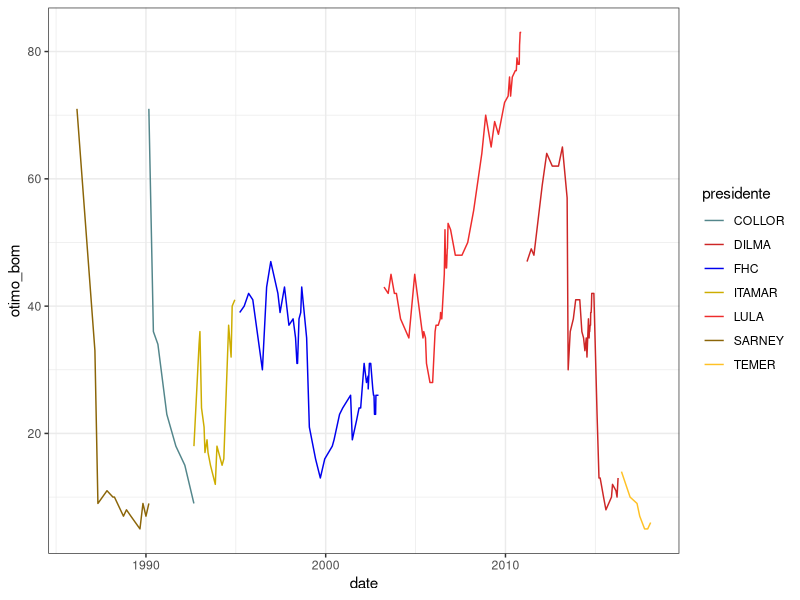
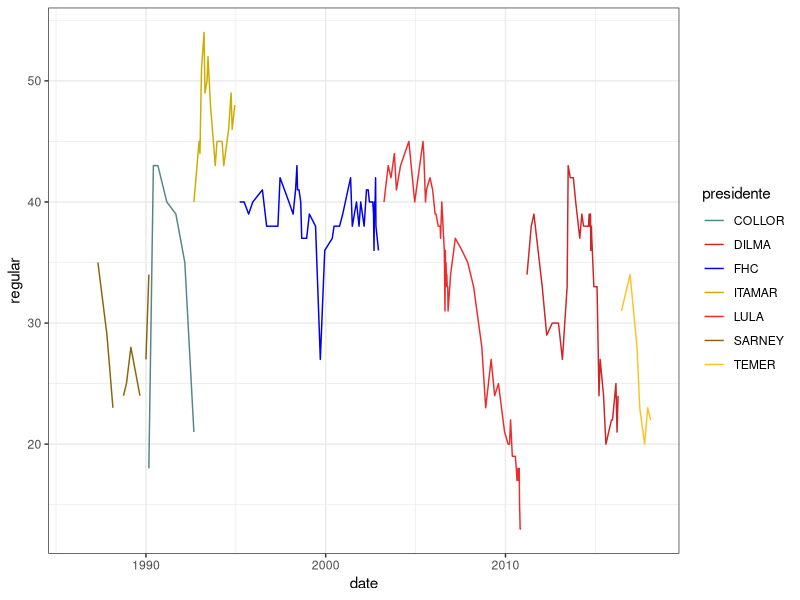
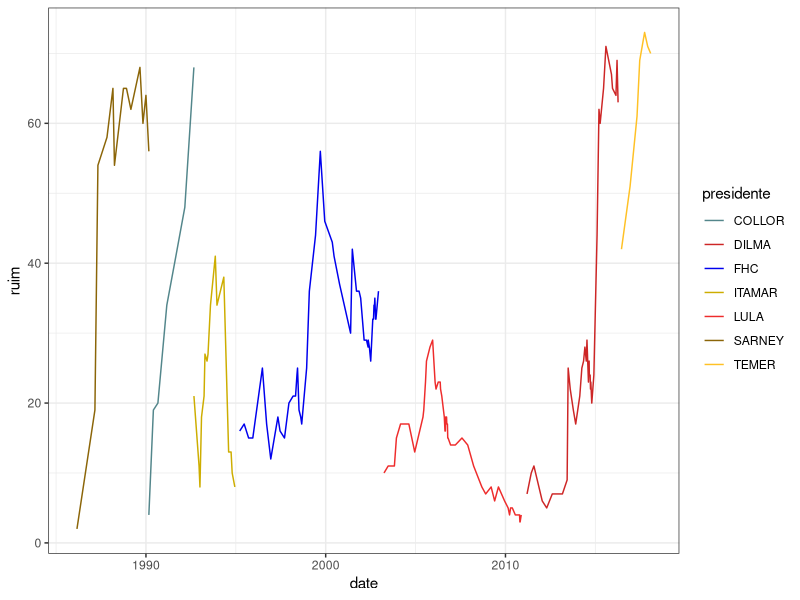
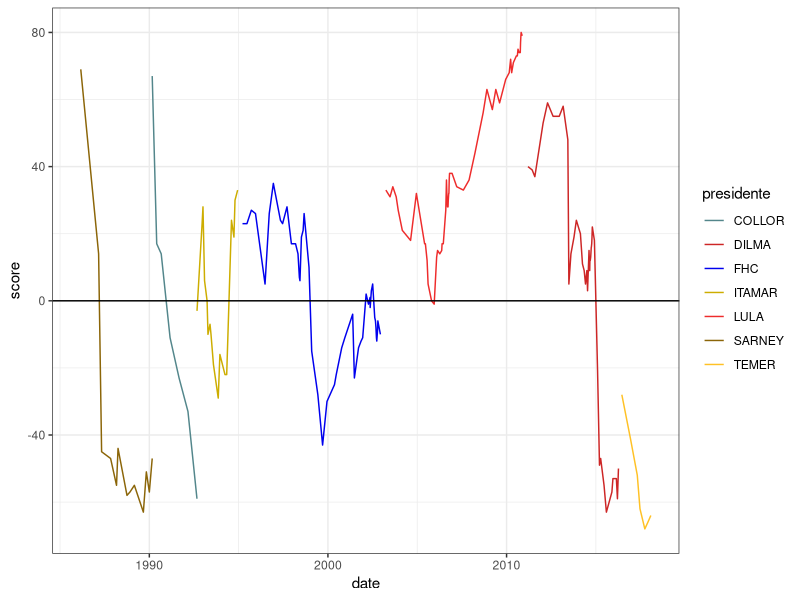

Here is the R script that generated these plots, in order:
## ---- chunk 1
knitr::opts_chunk$set(echo = TRUE)
## ---- chunk 2
aprovacao <- read.csv2("aprovacao.csv")
## ---- chunk 3
library(dplyr)

aprovacao <- aprovacao %>% 
  mutate(date = as.Date(paste(day, month, year, sep="/"), format = "%d/%m/%Y"))
## ---- chunk 4
library(ggplot2)

aprovacao %>% 
  ggplot() +
  geom_line(aes(x = date, y = otimo_bom, col = presidente)) +
  scale_color_manual(values = c("#53868B", "#CD2626", "#0000EE", "#CDAD00", "#EE2C2C", "#8B6508", "#FFC125")) + 
  theme_bw()
## ---- chunk 5
library(ggplot2)

aprovacao %>% 
  ggplot() +
  geom_line(aes(x = date, y = regular, col = presidente)) +
  scale_color_manual(values = c("#53868B", "#CD2626", "#0000EE", "#CDAD00", "#EE2C2C", "#8B6508", "#FFC125")) + 
  theme_bw()
## ---- chunk 6
library(ggplot2)

aprovacao %>% 
  ggplot() +
  geom_line(aes(x = date, y = ruim, col = presidente)) +
  scale_color_manual(values = c("#53868B", "#CD2626", "#0000EE", "#CDAD00", "#EE2C2C", "#8B6508", "#FFC125")) + 
  theme_bw()
## ---- chunk 7
library(ggplot2)

aprovacao %>% 
  mutate(score = otimo_bom - ruim) %>% 
  ggplot() +
  geom_line(aes(x = date, y = score, col = presidente)) +
  scale_color_manual(values = c("#53868B", "#CD2626", "#0000EE", "#CDAD00", "#EE2C2C", "#8B6508", "#FFC125")) + 
  geom_hline(yintercept =  0) + 
  theme_bw()

